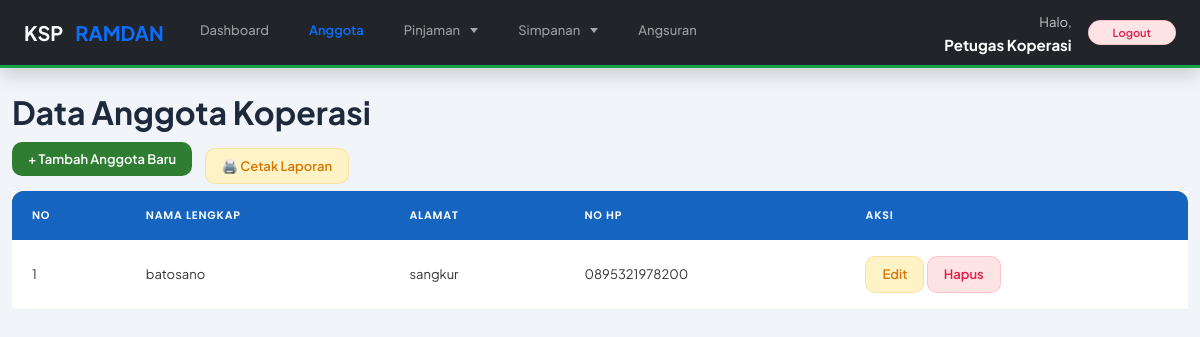
The page /data_anggota.php (signed in) on the database its author committed.
### tables this page shows
CREATE TABLE `tb_anggota_ramdan` (
  `id_anggota` int(11) NOT NULL,
  `nama` varchar(100) NOT NULL,
  `alamat` text DEFAULT NULL,
  `no_hp` varchar(20) DEFAULT NULL,
  `tanggal_daftar` date NOT NULL
);

### data_anggota.php (the view, shortened to what this page needs)
<!DOCTYPE html>
<html>
<?php
include 'koneksi.php';
$query = mysqli_query($koneksi, "SELECT * FROM tb_anggota_ramdan ORDER BY id_anggota DESC");
include 'header.php';
?>
    <h2>Data Anggota Koperasi</h2>
    <a href="tambah_anggota.php" class="btn" style="margin-bottom: 15px;">+ Tambah Anggota Baru</a>
    <a href="cetak_anggota.php" target="_blank" class="btn btn-warning" style="margin-left: 10px;">🖨️ Cetak Laporan</a>
    <table>
        <thead>
            <tr>
                <th>No</th>
                <th>Nama Lengkap</th>
                <th>Alamat</th>
                <th>No HP</th>
                <th>Aksi</th>
            </tr>
        </thead>
        <tbody>
            <?php
            $no = 1;
            while($data = mysqli_fetch_assoc($query)) {
            ?>
            <tr>
                <td><?php echo $no++; ?></td>
                <td><?php echo $data['nama']; ?></td>
                <td><?php echo $data['alamat']; ?></td>
                <td><?php echo $data['no_hp']; ?></td>
                <td>
                    <a href="edit_anggota.php?id=<?php echo $data['id_anggota']; ?>" class="btn btn-warning">Edit</a>
                    <a href="hapus_anggota.php?id=<?php echo $data['id_anggota']; ?>" class="btn btn-danger" onclick="return confirm('Yakin ingin menghapus data ini?')">Hapus</a>
                </td>
            </tr>
            <?php } ?>
        </tbody>
    </table>
</div>
</body>
</html>

### style.css (style rules this page uses)
:root { --green-900: #1b5e20; --green-800: #2e7d32; --green-700: #388e3c; --green-600: #43a047; --green-100: #e8f5e9; --green-50: #f1f8e9; --gold: #f9a825; --gold-light: #fff8e1; --red: #c62828; --red-light: #ffebee; --blue: #1565c0; --blue-light: #e3f2fd; --white: #ffffff; --gray-50: #f8fafc; --gray-100: #f1f5f9; --gray-200: #e2e8f0; --gray-300: #cbd5e1; --gray-400: #94a3b8; --gray-500: #64748b; --gray-600: #475569; --gray-700: #334155; --gray-800: #1e293b; --gray-900: #0f172a; --font-body: 'Poppins', sans-serif; --font-display: 'DM Serif Display', serif; --text-xs: 0.75rem; --text-sm: 0.875rem; --text-base: 1rem; --text-lg: 1.125rem; --text-xl: 1.25rem; --text-2xl: 1.5rem; --text-3xl: 1.875rem; --text-4xl: 2.25rem; --space-1: 0.25rem; --space-2: 0.5rem; --space-3: 0.75rem; --space-4: 1rem; --space-5: 1.25rem; --space-6: 1.5rem; --space-8: 2rem; --space-10: 2.5rem; --space-12: 3rem; --space-16: 4rem; --radius-sm: 4px; --radius-md: 8px; --radius-lg: 12px; --radius-xl: 16px; --radius-2xl: 24px; --radius-full: 9999px; --shadow-xs: 0 1px 2px rgba(0,0,0,0.05); --shadow-sm: 0 2px 8px rgba(0,0,0,0.08); --shadow-md: 0 4px 16px rgba(0,0,0,0.10); --shadow-lg: 0 8px 32px rgba(0,0,0,0.12); --shadow-xl: 0 16px 48px rgba(0,0,0,0.15); --transition-fast: all 0.15s ease; --transition-normal: all 0.25s ease; --transition-slow: all 0.4s ease; --navbar-height: 68px; --sidebar-width: 260px; }
*, *::before, *::after { box-sizing: border-box; margin: 0; padding: 0; }
html { font-size: 16px; scroll-behavior: smooth; -webkit-text-size-adjust: 100%; }
body { font-family: var(--font-body); font-size: var(--text-base); color: var(--gray-800); background-color: var(--gray-50); line-height: 1.6; min-height: 100vh; -webkit-font-smoothing: antialiased; -moz-osx-font-smoothing: grayscale; }
a { text-decoration: none; color: inherit; transition: var(--transition-fast); }
h1, h2, h3, h4, h5, h6 { line-height: 1.3; font-weight: 600; color: var(--gray-900); }
table { width: 100%; border-collapse: collapse; background: var(--white); font-size: var(--text-sm); }
table thead tr { background: linear-gradient(135deg, var(--green-800), var(--green-700)); }
table thead th { padding: var(--space-4) var(--space-5); text-align: left; font-size: var(--text-xs); font-weight: 600; color: var(--white); text-transform: uppercase; letter-spacing: 0.07em; white-space: nowrap; border: none; }
table thead th:first-child { border-radius: var(--radius-lg) 0 0 0; }
table thead th:last-child { border-radius: 0 var(--radius-lg) 0 0; }
table tbody tr { border-bottom: 1px solid var(--gray-100); transition: var(--transition-fast); }
table tbody tr:last-child { border-bottom: none; }
table tbody td { padding: var(--space-4) var(--space-5); color: var(--gray-700); vertical-align: middle; white-space: nowrap; }
.btn { display: inline-flex; align-items: center; justify-content: center; gap: var(--space-2); padding: var(--space-3) var(--space-5); border-radius: var(--radius-md); font-family: var(--font-body); font-size: var(--text-sm); font-weight: 600; line-height: 1; border: none; cursor: pointer; text-decoration: none; white-space: nowrap; transition: var(--transition-normal); position: relative; overflow: hidden; user-select: none; }
.btn::after { content: ''; position: absolute; inset: 0; background: rgba(255,255,255,0); transition: background 0.2s ease; }
.btn-danger { background-color: var(--red-light); color: var(--red); border: 1px solid rgba(198,40,40,0.2); }
.btn-warning { background-color: var(--gold-light); color: #7c5a00; border: 1px solid rgba(249,168,37,0.3); }
.btn { display: inline-flex; align-items: center; gap: var(--space-2); padding: var(--space-2) var(--space-4); text-decoration: none; border-radius: var(--radius-md); border: none; font-size: var(--text-sm); font-weight: 600; cursor: pointer; transition: var(--transition-normal); color: var(--white); background-color: var(--green-800); }
.btn-warning { background-color: var(--gold); color: var(--gray-900); }
.btn-danger { background-color: var(--red); color: var(--white); }

### rows shown on the page
tb_anggota_ramdan: nama "batosano", alamat "sangkur", no_hp "0895321978200"

### other values the page prints
$_SESSION['nama'] "Petugas Koperasi"
